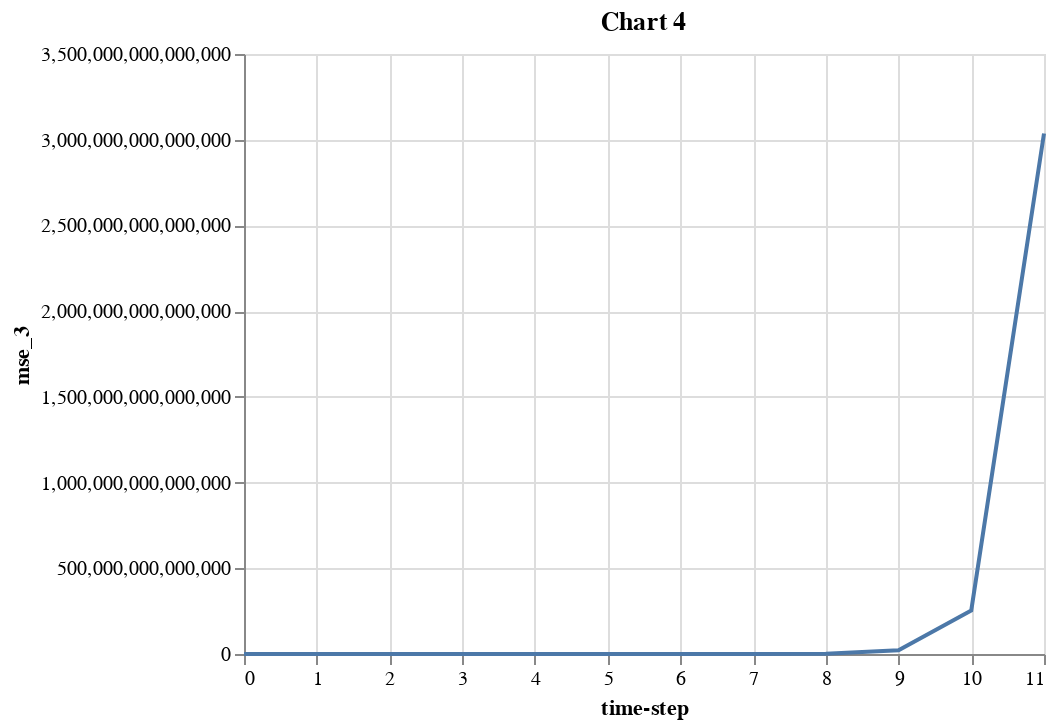

Notebook code for this chart:
### Code cell
mse_df["mse_3"] = mse_3
alt.Chart(mse_df).mark_line().encode(
    x="time-step", y="mse_3"
).properties(
    title='Chart 4'
)

### Figure 1 — Vega-Lite specification as saved in the notebook (floating-point values rounded to 4 significant figures)
{"config": {"view": {"continuousWidth": 400, "continuousHeight": 300}}, "data": {"name": "data-360eeddc0a67da21bdf42987ae0eb5ca"}, "mark": "line", "encoding": {"x": {"type": "quantitative", "field": "time-step"}, "y": {"type": "quantitative", "field": "mse_3"}}, "title": "Chart 4", "$schema": "https://vega.github.io/schema/vega-lite/v4.0.2.json", "datasets": {"data-360eeddc0a67da21bdf42987ae0eb5ca": [{"mse": 1658.0, "time-step": 0, "mse-2": 1658.0, "mse_3": 4345.0}, {"mse": 645.6, "time-step": 1, "mse-2": 384900.0, "mse_3": 51830.0}, {"mse": 251.6, "time-step": 2, "mse-2": 89400000.0, "mse_3": 618500.0}, {"mse": 98.17, "time-step": 3, "mse-2": 20760000000.0, "mse_3": 7382000.0}, {"mse": 38.43, "time-step": 4, "mse-2": 4822000000000.0, "mse_3": 88090000.0}, {"mse": 15.17, "time-step": 5, "mse-2": 1120000000000000.0, "mse_3": 1051000000.0}, {"mse": 6.118, "time-step": 6, "mse-2": 2.601e+17, "mse_3": 12550000000.0}, {"mse": 2.592, "time-step": 7, "mse-2": 6.041e+19, "mse_3": 149700000000.0}, {"mse": 1.219, "time-step": 8, "mse-2": 1.403e+22, "mse_3": 1787000000000.0}, {"mse": 0.6848, "time-step": 9, "mse-2": 3.259e+24, "mse_3": 21320000000000.0}, {"mse": 0.4766, "time-step": 10, "mse-2": 7.568e+26, "mse_3": 254500000000000.0}, {"mse": 0.3956, "time-step": 11, "mse-2": 1.758e+29, "mse_3": 3037000000000000.0}]}}
